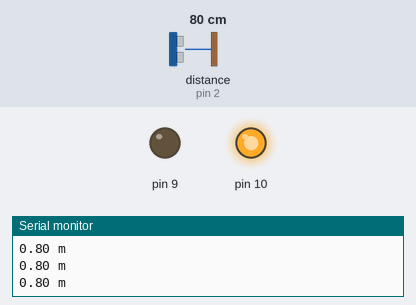
The sketch below on a simulated Arduino Uno, built with avr-gcc and run on an emulated ATmega328P. Parts: output pins drawn as LEDs (lit = HIGH), the last lines printed to the serial monitor. Wiring (inferred from the names in the program): ultrasonic range finder: trigger pin 3; echo pin 2. Inputs (shaded band) come from the test bench; at power-on: distance to the obstacle (sensor on pin 2) 80 cm. The echo pulse lasts 58.3 µs per cm; pins used as bus, display or sensor lines are not drawn.

Above: at 1.2 s.
1.3 s: distance to the obstacle (sensor on pin 2) set to 32 cm
2.8 s: distance to the obstacle (sensor on pin 2) set to 27 cm
At 3.6 s:
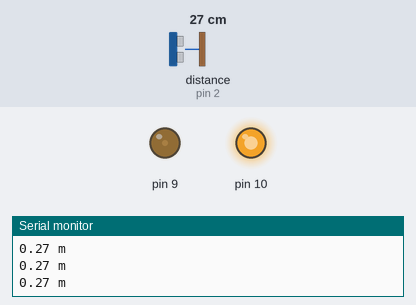
4.3 s: distance to the obstacle (sensor on pin 2) set to 2 cm
At 5.6 s:
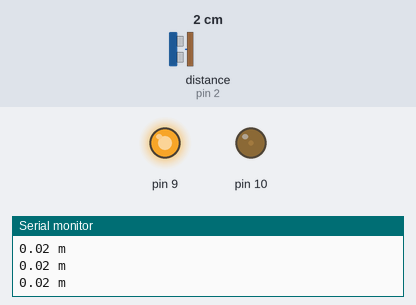
5.9 s: distance to the obstacle (sensor on pin 2) set to 9 cm
At 7.1 s:
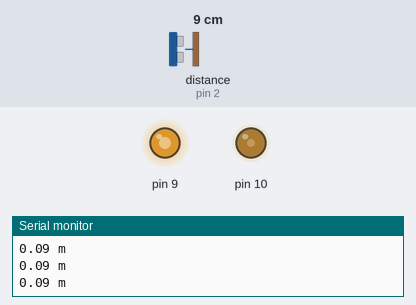
7.5 s: distance to the obstacle (sensor on pin 2) set to 18 cm
At 8.3 s:
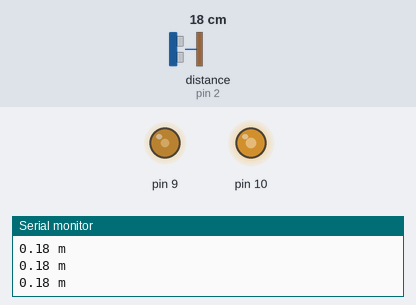
9.1 s: distance to the obstacle (sensor on pin 2) set to 35 cm
At 9.5 s:
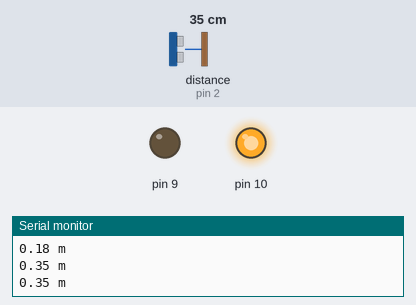
Timing chart, 0 to 11.7 s (numbered marks = the images above; inputs shaded):
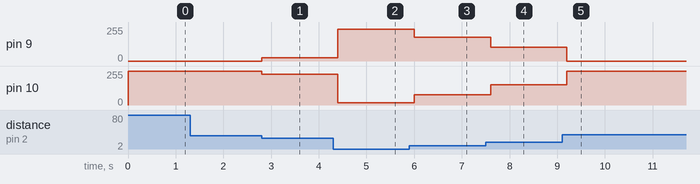

The sketch:

led-distance-indicator.ino
```cpp
// HC-SR04
// Connect VCC to 5V

#define Trig 3
#define Echo 2
float distance;
float distance_cm;
int pulselength;
int t1, t2;
int delta_t;

char color = 0;
int rgb[3];

void setup() {
  pinMode(Trig, OUTPUT);
  pinMode(Echo, INPUT);
  Serial.begin(9600);
}

void loop() {
  t1 = millis();

  digitalWrite(Trig, HIGH);
  delay(1);
  digitalWrite(Trig, LOW);

  // measure pulse length in microseconds
  pulselength = pulseIn(Echo, HIGH);
  // microseconds to meters
  distance = abs(pulselength) / 1000000. * 343.5 / 2.;
  distance_cm = abs(pulselength) / 10000. * 343.5 / 2.;

  Serial.print(distance);
  Serial.println(" m");

  distance_cm = constrain(distance_cm,0,30);
  analogWrite(9,255-map(distance_cm, 0, 30, 0, 255));
  analogWrite(10,map(distance_cm, 0, 30, 0, 255));

  t2 = millis();
  delta_t = t2 - t1;
  // Serial.print("delta_t: ");
  // Serial.println(delta_t);

  // delta_t is at most ca. 180
  delay(200-delta_t);
}
```

Measured:
- after the input at 2.8 s, pin 9: 0/255 → 26/255 at once; pin 10: 255/255 → 229/255 at once
- after the input at 4.3 s, pin 9: 26/255 → 238/255 after 0.10 s; pin 10: 229/255 → 17/255 after 0.10 s
- after the input at 5.9 s, pin 9: 238/255 → 179/255 after 0.10 s; pin 10: 17/255 → 76/255 after 0.10 s
- after the input at 7.5 s, pin 9: 179/255 → 102/255 after 0.10 s; pin 10: 76/255 → 153/255 after 0.10 s
- after the input at 9.1 s, pin 9: 102/255 → 0/255 after 0.10 s; pin 10: 153/255 → 255/255 after 0.10 s
